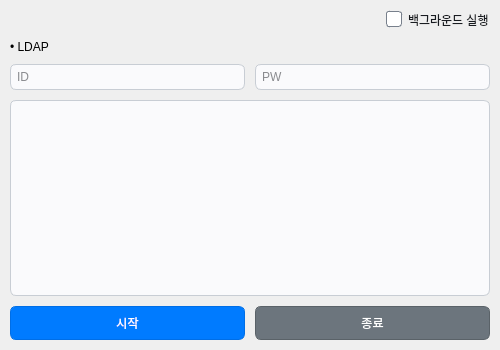
<?xml version="1.0" encoding="UTF-8"?>
<ui version="4.0">
 <class>MainWindow</class>
 <widget class="QMainWindow" name="MainWindow">
  <property name="geometry">
   <rect>
    <x>0</x>
    <y>0</y>
    <width>500</width>
    <height>350</height>
   </rect>
  </property>
  <property name="minimumSize">
   <size>
    <width>500</width>
    <height>350</height>
   </size>
  </property>
  <property name="styleSheet">
   <string notr="true">QCheckBox {
    background-color: transparent;
    color: rgb(25, 28, 33);
    spacing: 6px;
}

QCheckBox::indicator {
    width: 14px;
    height: 14px;
    border: 1px solid rgb(120, 128, 140);
    border-radius: 3px;
    background-color: rgb(255, 255, 255);
}

QCheckBox::indicator:checked {
    background-color: rgb(0, 123, 255);
    border: 1px solid rgb(0, 110, 230);
    image: url(Resource/checkmark.svg);
}

QLineEdit {
	background-color: rgb(250, 250, 252);
    color: rgb(25, 28, 33);
    border: 1px solid rgb(200, 205, 212);
    border-radius: 6px;
    padding: 4px;
    selection-background-color: rgb(0, 123, 255);
    selection-color: white;
}

QLineEdit:focus {
    border: 1px solid rgb(0, 123, 255);
    background-color: rgb(255, 255, 255);
}

QFrame#textBrowserFrame {
    background-color: rgb(250, 250, 252);
    border: 1px solid rgb(200, 205, 212);
    border-radius: 6px;
}

QTextBrowser#textBrowser {
    background-color: transparent;
    color: rgb(25, 28, 33);
    border: none;
    selection-background-color: rgb(0, 123, 255);
    selection-color: white;
}</string>
  </property>
  <widget class="QWidget" name="centralwidget">
   <layout class="QVBoxLayout" name="verticalLayout_1">
    <property name="spacing">
     <number>10</number>
    </property>
    <property name="leftMargin">
     <number>10</number>
    </property>
    <property name="topMargin">
     <number>10</number>
    </property>
    <property name="rightMargin">
     <number>10</number>
    </property>
    <property name="bottomMargin">
     <number>10</number>
    </property>
    <item>
     <layout class="QHBoxLayout" name="horizontalLayout_1">
      <property name="spacing">
       <number>0</number>
      </property>
      <item>
       <spacer name="horizontalSpacer">
        <property name="orientation">
         <enum>Qt::Horizontal</enum>
        </property>
        <property name="sizeHint" stdset="0">
         <size>
          <width>40</width>
          <height>20</height>
         </size>
        </property>
       </spacer>
      </item>
      <item>
       <widget class="QCheckBox" name="checkBox_background">
        <property name="text">
         <string>백그라운드 실행</string>
        </property>
       </widget>
      </item>
     </layout>
    </item>
    <item>
     <layout class="QVBoxLayout" name="verticalLayout_2">
      <item>
       <widget class="QLabel" name="label_1">
        <property name="text">
         <string>• LDAP</string>
        </property>
       </widget>
      </item>
      <item>
       <layout class="QHBoxLayout" name="horizontalLayout_2">
        <property name="spacing">
         <number>10</number>
        </property>
        <item>
         <widget class="QLineEdit" name="lineEdit_id">
          <property name="minimumSize">
           <size>
            <width>0</width>
            <height>25</height>
           </size>
          </property>
          <property name="placeholderText">
           <string>ID</string>
          </property>
         </widget>
        </item>
        <item>
         <widget class="QLineEdit" name="lineEdit_pw">
          <property name="minimumSize">
           <size>
            <width>0</width>
            <height>25</height>
           </size>
          </property>
          <property name="echoMode">
           <enum>QLineEdit::Password</enum>
          </property>
          <property name="placeholderText">
           <string>PW</string>
          </property>
         </widget>
        </item>
       </layout>
      </item>
     </layout>
    </item>
    <item>
     <widget class="QFrame" name="textBrowserFrame">
      <property name="frameShape">
       <enum>QFrame::NoFrame</enum>
      </property>
      <layout class="QVBoxLayout" name="verticalLayout_textBrowserFrame">
       <property name="spacing">
        <number>0</number>
       </property>
       <property name="leftMargin">
        <number>1</number>
       </property>
       <property name="topMargin">
        <number>1</number>
       </property>
       <property name="rightMargin">
        <number>1</number>
       </property>
       <property name="bottomMargin">
        <number>1</number>
       </property>
       <item>
        <widget class="QTextBrowser" name="textBrowser">
         <property name="lineWrapMode">
          <enum>QTextEdit::NoWrap</enum>
         </property>
        </widget>
       </item>
      </layout>
     </widget>
    </item>
    <item>
     <layout class="QHBoxLayout" name="horizontalLayout_3">
      <property name="spacing">
       <number>10</number>
      </property>
      <item>
       <widget class="QPushButton" name="pushButton_start">
        <property name="minimumSize">
         <size>
          <width>0</width>
          <height>34</height>
         </size>
        </property>
        <property name="styleSheet">
         <string notr="true">QPushButton {
    background-color: rgb(0, 123, 255);
    color: rgb(255, 255, 255);
    border-radius: 6px;
    border: 1px solid rgb(0, 110, 230);
}

QPushButton:hover {
    background-color: rgb(0, 133, 255);
}

QPushButton:pressed {
    background-color: rgb(0, 113, 235);
}</string>
        </property>
        <property name="text">
         <string>시작</string>
        </property>
       </widget>
      </item>
      <item>
       <widget class="QPushButton" name="pushButton_end">
        <property name="minimumSize">
         <size>
          <width>0</width>
          <height>34</height>
         </size>
        </property>
        <property name="styleSheet">
         <string notr="true">QPushButton {
    background-color: rgb(108, 117, 125);
    color: rgb(255, 255, 255);
    border-radius: 6px;
    border: 1px solid rgb(90, 98, 104);
}

QPushButton:hover {
    background-color: rgb(118, 127, 135);
}

QPushButton:pressed {
    background-color: rgb(98, 107, 115);
}</string>
        </property>
        <property name="text">
         <string>종료</string>
        </property>
       </widget>
      </item>
     </layout>
    </item>
   </layout>
  </widget>
 </widget>
 <resources/>
 <connections/>
</ui>
